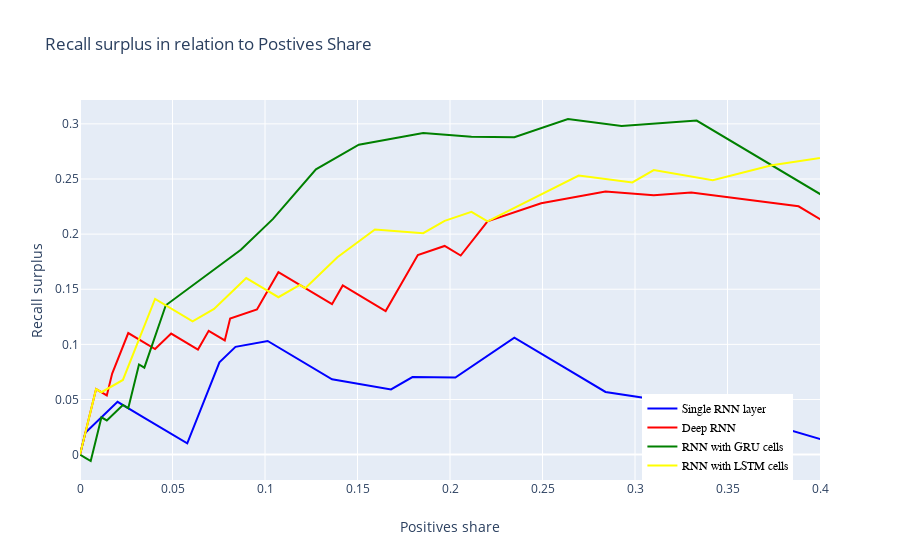

Source (notebook cell):
### Markdown cell above
## RNN models comparison

### Code cell
trace0=go.Scatter(
            y=rnn_pr_test.recall-rnn_pr_test.positives_share,
            x=rnn_pr_test.positives_share,
            mode='lines',
            marker=dict(
            color="blue",
            size=5,
            opacity=0.5
            ),
            name="Single RNN layer"
        )
    
    trace1=go.Scatter(
            y=drnn_pr_test.recall-drnn_pr_test.positives_share,
            x=drnn_pr_test.positives_share,
            mode='lines',
            marker=dict(
            color="red",
            size=5,
            opacity=0.5
            ),
            name="Deep RNN"
        )
    
    trace2=go.Scatter(
            y=gru_pr_test.recall-gru_pr_test.positives_share,
            x=gru_pr_test.positives_share,
            mode='lines',
            marker=dict(
            color="green",
            size=5,
            opacity=0.5
            ),
            name="RNN with GRU cells"
        )

    trace3=go.Scatter(
            y=lstm_pr_test.recall-lstm_pr_test.positives_share,
            x=lstm_pr_test.positives_share,
            mode='lines',
            marker=dict(
            color="yellow",
            size=5,
            opacity=0.5
            ),
            name="RNN with LSTM cells"
        )

    



    data=[trace0, trace1,trace2,trace3]
    figure=go.Figure(
        data=data,
        layout=go.Layout(
            title="Recall surplus in relation to Postives Share",
            yaxis=dict(title="Recall surplus"),
            xaxis=dict(title="Positives share", range=[0,0.4]),
            legend=dict(
                x=0.76,
                y=0,
                traceorder="normal",
                font=dict(
                    family="sans-serif",
                    size=12,
                    color="black"
                ),
            bgcolor=None


        )))
    iplot(figure)

### Figure 1 — Plotly figure (JSON) as saved in the notebook; plotly's stock layout.template omitted (floating-point values rounded to 4 significant figures)
{"data": [{"marker": {"color": "blue", "opacity": 0.5, "size": 5}, "mode": "lines", "name": "Single RNN layer", "type": "scatter", "x": [1, 1, 1, 1, 1, 1, 1, 0.8145, 0.5739, 0.4348, 0.3449, 0.2841, 0.2609, 0.2348, 0.2029, 0.1797, 0.1681, 0.1362, 0.1014, 0.08406, 0.07536, 0.05797, 0.03478, 0.02029, 0.002899, 0.002899, 0.002899, 0, 0, 0, 0, 0, 0, 0, 0, 0, 0, 0, 0, 0, 0, 0, 0, 0, 0, 0, 0, 0, 0, 0, 0, 0, 0, 0, 0, 0, 0, 0, 0, 0, 0, 0, 0, 0, 0, 0, 0, 0, 0, 0, 0, 0, 0, 0, 0, 0, 0, 0, 0, 0, 0, 0, 0, 0, 0, 0, 0, 0, 0, 0, 0, 0, 0, 0, 0, 0, 0, 0, 0, 0], "y": [0, 0, 0, 0, 0, 0, 0, 0.04914, 0.08518, -0.002964, 0.04144, 0.05685, 0.08004, 0.1061, 0.06983, 0.07029, 0.05916, 0.06831, 0.1031, 0.09776, 0.08373, 0.01021, 0.0334, 0.04789, 0.01983, 0.01983, 0.01983, 0, 0, 0, 0, 0, 0, 0, 0, 0, 0, 0, 0, 0, 0, 0, 0, 0, 0, 0, 0, 0, 0, 0, 0, 0, 0, 0, 0, 0, 0, 0, 0, 0, 0, 0, 0, 0, 0, 0, 0, 0, 0, 0, 0, 0, 0, 0, 0, 0, 0, 0, 0, 0, 0, 0, 0, 0, 0, 0, 0, 0, 0, 0, 0, 0, 0, 0, 0, 0, 0, 0, 0, 0]}, {"marker": {"color": "red", "opacity": 0.5, "size": 5}, "mode": "lines", "name": "Deep RNN", "type": "scatter", "x": [1, 1, 1, 1, 0.5942, 0.4609, 0.3884, 0.3304, 0.3101, 0.2841, 0.2493, 0.2203, 0.2058, 0.1971, 0.1826, 0.1652, 0.1565, 0.142, 0.1362, 0.1333, 0.1246, 0.1159, 0.1072, 0.09565, 0.08116, 0.07826, 0.06957, 0.06957, 0.06957, 0.06377, 0.06087, 0.06087, 0.06087, 0.05507, 0.04928, 0.04058, 0.04058, 0.04058, 0.03768, 0.03188, 0.02899, 0.02609, 0.02609, 0.01739, 0.01739, 0.01739, 0.01449, 0.008696, 0, 0, 0, 0, 0, 0, 0, 0, 0, 0, 0, 0, 0, 0, 0, 0, 0, 0, 0, 0, 0, 0, 0, 0, 0, 0, 0, 0, 0, 0, 0, 0, 0, 0, 0, 0, 0, 0, 0, 0, 0, 0, 0, 0, 0, 0, 0, 0, 0, 0, 0, 0], "y": [0, 0, 0, 0, 0.2013, 0.1528, 0.2252, 0.2377, 0.2353, 0.2387, 0.228, 0.2115, 0.1806, 0.1893, 0.181, 0.1302, 0.1389, 0.1534, 0.1365, 0.1394, 0.1481, 0.1568, 0.1655, 0.1316, 0.1234, 0.1036, 0.1123, 0.1123, 0.1123, 0.09532, 0.09822, 0.09822, 0.09822, 0.104, 0.1098, 0.09578, 0.09578, 0.09578, 0.09868, 0.1045, 0.1074, 0.1103, 0.1103, 0.07352, 0.07352, 0.07352, 0.05369, 0.05949, 0, 0, 0, 0, 0, 0, 0, 0, 0, 0, 0, 0, 0, 0, 0, 0, 0, 0, 0, 0, 0, 0, 0, 0, 0, 0, 0, 0, 0, 0, 0, 0, 0, 0, 0, 0, 0, 0, 0, 0, 0, 0, 0, 0, 0, 0, 0, 0, 0, 0, 0, 0]}, {"marker": {"color": "green", "opacity": 0.5, "size": 5}, "mode": "lines", "name": "RNN with GRU cells", "type": "scatter", "x": [1, 1, 1, 1, 0.9971, 0.8957, 0.6464, 0.542, 0.4899, 0.4638, 0.4087, 0.3768, 0.3536, 0.3333, 0.2928, 0.2638, 0.2348, 0.2116, 0.1855, 0.1507, 0.1275, 0.1043, 0.08696, 0.06667, 0.04638, 0.03478, 0.03188, 0.02609, 0.02319, 0.01449, 0.01159, 0.008696, 0.008696, 0.008696, 0.008696, 0.005797, 0.005797, 0.005797, 0.005797, 0.002899, 0.002899, 0.002899, 0.002899, 0.002899, 0.002899, 0.002899, 0, 0, 0, 0, 0, 0, 0, 0, 0, 0, 0, 0, 0, 0, 0, 0, 0, 0, 0, 0, 0, 0, 0, 0, 0, 0, 0, 0, 0, 0, 0, 0, 0, 0, 0, 0, 0, 0, 0, 0, 0, 0, 0, 0, 0, 0, 0, 0, 0, 0, 0, 0, 0, 0], "y": [0, 0, 0, 0, 0.002899, 0.05889, 0.1945, 0.2534, 0.2374, 0.2181, 0.2277, 0.2596, 0.2827, 0.303, 0.2982, 0.3044, 0.2879, 0.2884, 0.2918, 0.2811, 0.2588, 0.2138, 0.1858, 0.1606, 0.1354, 0.07885, 0.08175, 0.04209, 0.04499, 0.03096, 0.03386, 0.01403, 0.01403, 0.01403, 0.01403, -0.005797, -0.005797, -0.005797, -0.005797, -0.002899, -0.002899, -0.002899, -0.002899, -0.002899, -0.002899, -0.002899, 0, 0, 0, 0, 0, 0, 0, 0, 0, 0, 0, 0, 0, 0, 0, 0, 0, 0, 0, 0, 0, 0, 0, 0, 0, 0, 0, 0, 0, 0, 0, 0, 0, 0, 0, 0, 0, 0, 0, 0, 0, 0, 0, 0, 0, 0, 0, 0, 0, 0, 0, 0, 0, 0]}, {"marker": {"color": "yellow", "opacity": 0.5, "size": 5}, "mode": "lines", "name": "RNN with LSTM cells", "type": "scatter", "x": [1, 1, 1, 1, 1, 0.9188, 0.5913, 0.4464, 0.3739, 0.342, 0.3101, 0.2986, 0.2696, 0.2203, 0.2116, 0.1971, 0.1855, 0.1594, 0.1391, 0.1217, 0.1188, 0.1072, 0.09855, 0.08986, 0.08116, 0.07246, 0.06087, 0.05797, 0.04928, 0.04928, 0.04638, 0.04348, 0.04348, 0.04058, 0.04058, 0.03188, 0.02319, 0.02319, 0.01159, 0.008696, 0.008696, 0.008696, 0.005797, 0.005797, 0.005797, 0.005797, 0.005797, 0.002899, 0.002899, 0.002899, 0.002899, 0.002899, 0.002899, 0.002899, 0.002899, 0.002899, 0.002899, 0, 0, 0, 0, 0, 0, 0, 0, 0, 0, 0, 0, 0, 0, 0, 0, 0, 0, 0, 0, 0, 0, 0, 0, 0, 0, 0, 0, 0, 0, 0, 0, 0, 0, 0, 0, 0, 0, 0, 0, 0, 0, 0], "y": [0, 0, 0, 0, 0, 0.0357, 0.2496, 0.2809, 0.2625, 0.2489, 0.258, 0.2469, 0.2532, 0.2115, 0.2202, 0.212, 0.2009, 0.2042, 0.1791, 0.151, 0.1539, 0.1428, 0.1514, 0.1601, 0.1461, 0.1321, 0.1209, 0.1238, 0.1325, 0.1325, 0.1354, 0.1383, 0.1383, 0.1412, 0.1412, 0.1045, 0.06772, 0.06772, 0.05659, 0.05949, 0.05949, 0.05949, 0.03966, 0.03966, 0.03966, 0.03966, 0.03966, 0.01983, 0.01983, 0.01983, 0.01983, 0.01983, 0.01983, 0.01983, 0.01983, 0.01983, 0.01983, 0, 0, 0, 0, 0, 0, 0, 0, 0, 0, 0, 0, 0, 0, 0, 0, 0, 0, 0, 0, 0, 0, 0, 0, 0, 0, 0, 0, 0, 0, 0, 0, 0, 0, 0, 0, 0, 0, 0, 0, 0, 0, 0]}], "layout": {"legend": {"font": {"color": "black", "family": "sans-serif", "size": 12}, "traceorder": "normal", "x": 0.76, "y": 0}, "title": {"text": "Recall surplus in relation to Postives Share"}, "xaxis": {"range": [0, 0.4], "title": {"text": "Positives share"}}, "yaxis": {"title": {"text": "Recall surplus"}}}}
